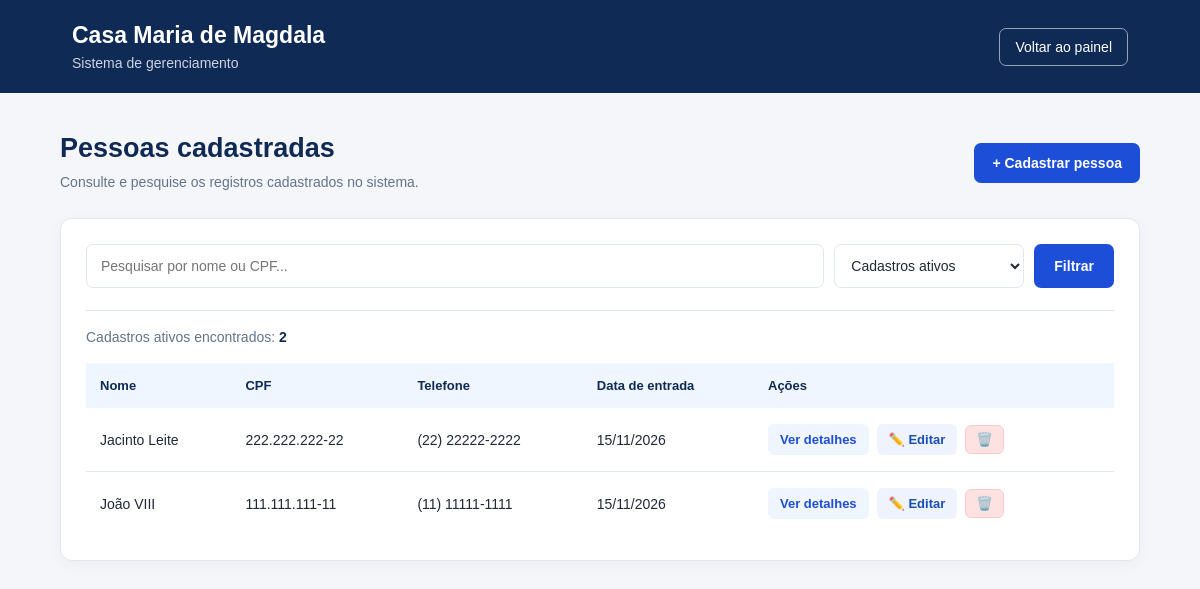
The app's page /pessoas/ with its own data.
### pai/models.py (models this page shows, shortened)
class Pessoa(models.Model):
    nome = models.CharField(max_length=150)
    data_nascimento = models.DateField()
    cpf = models.CharField(max_length=14)
    telefone = models.CharField(max_length=20)
    email = models.EmailField(max_length=254, blank=True)
    nome_responsavel = models.CharField(max_length=150, blank=True)
    estado_civil = models.CharField(max_length=30)
    endereco = models.CharField(max_length=260, blank=True)
    data_entrada = models.DateField()
    origem_cadastro = models.CharField(max_length=20)
    ativo = models.BooleanField(default=True)

### pai/views.py (the view)
# urls.py: path('pessoas/', listar_pessoas, name='listar_pessoas'),
@login_required
def listar_pessoas(request):
    pesquisa = request.GET.get('q', '').strip()
    status = request.GET.get('status', 'ativos')
    pessoas = Pessoa.objects.all()
    if status == 'ativos':
        pessoas = pessoas.filter(ativo=True)
    elif status == 'inativos':
        pessoas = pessoas.filter(ativo=False)
    if pesquisa:
        pessoas = pessoas.filter(
            Q(nome__icontains=pesquisa) |
            Q(cpf__icontains=pesquisa)
        )
    pessoas = pessoas.order_by('nome')
    return render(
        request,
        'pessoas/lista.html',
        {
            'pessoas': pessoas,
            'pesquisa': pesquisa,
            'status': status,
        }
    )

### templates/pessoas/lista.html (shortened to what this page needs)
{% load static %}
<!DOCTYPE html>
<html lang="pt-BR">
<head>
    <link rel="stylesheet" href="{% static 'css/lista.css' %}">
</head>
<body>
    <header class="cabecalho">
        <div>
            <h1>Casa Maria de Magdala</h1>
            <p>Sistema de gerenciamento</p>
        </div>
        <a href="{% url 'dashboard' %}" class="botao-voltar">
            Voltar ao painel
        </a>
    </header>
    <main class="conteudo">
        <section class="titulo-pagina">
            <div>
                <h2>Pessoas cadastradas</h2>
                <p>Consulte e pesquise os registros cadastrados no sistema.</p>
            </div>
            <a href="{% url 'cadastrar_pessoa' %}" class="botao-cadastrar">
                + Cadastrar pessoa
            </a>
        </section>
        <section class="cartao">
            <form method="GET" action="{% url 'listar_pessoas' %}" class="form-pesquisa">
                <input
                    type="search"
                    name="q"
                    placeholder="Pesquisar por nome ou CPF..."
                    value="{{ pesquisa }}"
                    aria-label="Pesquisar pessoas por nome ou CPF"
                >
                <select name="status" aria-label="Filtrar por situação do cadastro">
                    <option value="ativos" {% if status == 'ativos' %}selected{% endif %}>
                        Cadastros ativos
                    </option>
                </select>
                <button type="submit">Filtrar</button>
            </form>
            <div class="resumo">
                {% if status == 'ativos' %}
                    <p>Cadastros ativos encontrados: <strong>{{ pessoas|length }}</strong></p>
                {% elif status == 'inativos' %}
                    <p>Cadastros inativos encontrados: <strong>{{ pessoas|length }}</strong></p>
                {% else %}
                    <p>Total de cadastros encontrados: <strong>{{ pessoas|length }}</strong></p>
                {% endif %}
            </div>
            <div class="tabela-container">
                <table>
                    <thead>
                        <tr>
                            <th>Nome</th>
                            <th>CPF</th>
                            <th>Telefone</th>
                            <th>Data de entrada</th>
                            <th>Ações</th>
                        </tr>
                    </thead>
                    <tbody>
                        {% for pessoa in pessoas %}
                            <tr>
                                <td>
                                    {{ pessoa.nome }}
                                </td>
                                <td>{{ pessoa.cpf }}</td>
                                <td>{{ pessoa.telefone }}</td>
                                <td>{{ pessoa.data_entrada|date:"d/m/Y" }}</td>
                                <td>
                                    <div style="display: flex; gap: 8px; align-items: center;">
                                        <a
                                            href="{% url 'detalhes_pessoa' pessoa.id %}"
                                            class="botao-detalhes"
                                            title="Visualizar detalhes"
                                        >
                                            Ver detalhes
                                        </a>
                                        <a
                                            href="{% url 'editar_pessoa' pessoa.id %}"
                                            class="botao-detalhes"
                                            style="background: #eef3fd; color: #1a4fb4;"
                                            title="Editar cadastro"
                                        >
                                            ✏️ Editar
                                        </a>
                                        <form method="POST" action="{% url 'excluir_pessoa' pessoa.id %}" style="display:inline;" onsubmit="return confirm('Excluir {{ pessoa.nome }}?');">
                                            <button type="submit" style="background: #fee2e2; color: #dc2626; border: 1px solid #fecaca; border-radius: 6px; padding: 6px 10px; cursor: pointer;" title="Excluir">
                                                🗑️
                                            </button>
                                        </form>
                                    </div>
                                </td>
                            </tr>
                        {% endfor %}
                    </tbody>
                </table>
            </div>
        </section>
    </main>
</body>
</html>

### static/css/lista.css (style rules this page uses)
* { margin: 0; padding: 0; box-sizing: border-box; }
:root { --azul-escuro: #102a56; --azul-principal: #1d4ed8; --azul-claro: #eff6ff; --fundo: #f4f6fa; --branco: #ffffff; --texto: #1f2937; --texto-secundario: #64748b; --borda: #e2e8f0; --erro: #dc2626; --erro-hover: #b91c1c; --sucesso-fundo: #dcfce7; --sucesso-texto: #166534; --sucesso-borda: #86efac; --erro-fundo: #fee2e2; --erro-texto: #991b1b; --erro-borda: #fca5a5; --cinza-fundo: #f1f5f9; --cinza-texto: #475569; --cinza-borda: #cbd5e1; }
body { font-family: Arial, Helvetica, sans-serif; background-color: var(--fundo); color: var(--texto); min-height: 100vh; }
.conteudo { max-width: 1250px; width: 90%; margin: 40px auto; }
.cabecalho { background-color: var(--azul-escuro); color: var(--branco); padding: 22px 6%; display: flex; align-items: center; justify-content: space-between; gap: 20px; }
.cabecalho h1 { font-size: 23px; margin-bottom: 6px; }
.cabecalho p { font-size: 14px; color: #cbd5e1; }
.botao-voltar { color: var(--branco); text-decoration: none; border: 1px solid #94a3b8; border-radius: 7px; padding: 10px 15px; font-size: 14px; transition: background-color 0.2s; }
.titulo-pagina { display: flex; justify-content: space-between; align-items: center; gap: 20px; margin-bottom: 25px; }
.titulo-pagina h2 { font-size: 27px; margin-bottom: 8px; color: var(--azul-escuro); }
.titulo-pagina p { color: var(--texto-secundario); font-size: 14px; line-height: 1.5; }
.botao-cadastrar { display: inline-block; background-color: var(--azul-principal); color: var(--branco); text-decoration: none; padding: 12px 18px; border-radius: 7px; font-size: 14px; font-weight: bold; white-space: nowrap; transition: background-color 0.2s; }
.cartao { background-color: var(--branco); border: 1px solid var(--borda); border-radius: 12px; padding: 25px; box-shadow: 0 4px 15px rgba(15, 23, 42, 0.04); }
.form-pesquisa { display: flex; align-items: stretch; gap: 10px; margin-bottom: 22px; flex-wrap: wrap; }
.form-pesquisa input[type="search"] { flex: 1; min-width: 220px; min-height: 44px; padding: 10px 14px; border: 1px solid var(--borda); border-radius: 7px; background-color: var(--branco); color: var(--texto); font-family: inherit; font-size: 14px; outline: none; }
.form-pesquisa select { min-width: 190px; min-height: 44px; padding: 10px 35px 10px 12px; border: 1px solid var(--borda); border-radius: 7px; background-color: var(--branco); color: var(--texto); font-family: inherit; font-size: 14px; cursor: pointer; outline: none; }
.form-pesquisa button { min-height: 44px; padding: 10px 20px; border: none; border-radius: 7px; background-color: var(--azul-principal); color: var(--branco); font-family: inherit; font-size: 14px; font-weight: 600; cursor: pointer; transition: background-color 0.2s ease; }
.resumo { border-top: 1px solid var(--borda); padding: 18px 0; color: var(--texto-secundario); font-size: 14px; }
.resumo strong { color: var(--azul-escuro); }
.tabela-container { width: 100%; overflow-x: auto; }
table { width: 100%; border-collapse: collapse; text-align: left; }
thead { background-color: var(--azul-claro); }
th { color: var(--azul-escuro); font-size: 13px; font-weight: bold; padding: 15px 14px; white-space: nowrap; }
td { padding: 16px 14px; border-bottom: 1px solid var(--borda); font-size: 14px; vertical-align: middle; }
tbody tr:last-child td { border-bottom: none; }
.botao-detalhes { display: inline-block; padding: 8px 12px; background-color: #eff6ff; color: #1d4ed8; text-decoration: none; border-radius: 6px; font-size: 13px; font-weight: bold; white-space: nowrap; transition: background-color 0.2s; }

### records on screen
Pessoa: nome "Jacinto Leite", cpf "222.222.222-22", telefone "(22) 22222-2222", data_entrada "15/11/2026"
Pessoa: nome "João VIII", cpf "111.111.111-11", telefone "(11) 11111-1111", data_entrada "15/11/2026"

### other values on screen
{{ pessoas|length }} "2"
